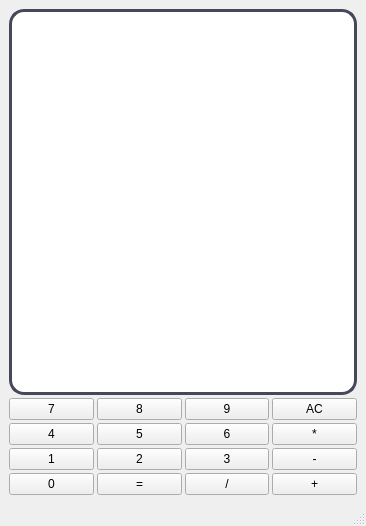
<?xml version="1.0" encoding="UTF-8"?>
<ui version="4.0">
 <class>MainWindow</class>
 <widget class="QMainWindow" name="MainWindow">
  <property name="geometry">
   <rect>
    <x>0</x>
    <y>0</y>
    <width>366</width>
    <height>526</height>
   </rect>
  </property>
  <property name="mouseTracking">
   <bool>false</bool>
  </property>
  <property name="windowTitle">
   <string>MainWindow</string>
  </property>
  <property name="styleSheet">
   <string notr="true">QMainWindow {
    background: qlineargradient(x1:0, y1:0, x2:1, y2:1,
        stop:0 #1e1e2e, stop:1 #313244);
}
QLineEdit {
    background: qlineargradient(x1:0, y1:0, x2:0, y2:1,
        stop:0 #89b4fa, stop:1 #74c7ec);
    border: 3px solid #45475a;
    border-radius: 15px;
 /*   font-size: 24px;*/
    font-weight: bold;
    color: #1e1e2e;
    padding: 12px;
    selection-background-color: #f9e2af;
}

/* Кнопки цифр (0-9, '.') */
QPushButton[role=&quot;digit&quot;] {
    background: qlineargradient(x1:0, y1:0, x2:1, y2:1,
        stop:0 #f2f2f2, stop:1 #e5e5e5);
    border: 2px solid #b4b4b4;
    border-radius: 5px;
   /* font-size: 20px;*/
    font-weight: bold;
    color: #1e1e2e;
    min-height: 60px;
    min-width: 60px;
}
QPushButton[role=&quot;digit&quot;]:hover {
    background: qlineargradient(x1:0, y1:0, x2:1, y2:1,
        stop:0 #e5e5e5, stop:1 #d4d4d4);
    border: 2px solid #89b4fa;
}
QPushButton[role=&quot;digit&quot;]:pressed {
    background: #c5c5c5;
}

/* Операции (+ - * /) */
QPushButton[role=&quot;operation&quot;] {
    background: qlineargradient(x1:0, y1:0, x2:0, y2:1,
        stop:0 #f9e2af, stop:1 #fab387);
    border: 2px solid #f4b8e4;
    border-radius: 5px;
  /*  font-size: 20px;*/
    font-weight: bold;
    color: #1e1e2e;
    min-height: 60px;
    min-width: 60px;
}
QPushButton[role=&quot;operation&quot;]:hover {
    background: qlineargradient(x1:0, y1:0, x2:0, y2:1,
        stop:0 #fab387, stop:1 #f9e2af);
}

/* Равно (=) */
QPushButton#equalsButton {
    background: qlineargradient(x1:0, y1:0, x2:1, y2:1,
        stop:0 #a6e3a1, stop:1 #94e2d5);
    border: 3px solid #73daca;
    border-radius: 5px;
  /*  font-size: 24px;*/
    font-weight: bold;
    color: #1e1e2e;
    min-height: 60px;
    min-width: 60px;
}
QPushButton#equalsButton:hover {
    background: qlineargradient(x1:0, y1:0, x2:1, y2:1,
        stop:0 #94e2d5, stop:1 #a6e3a1);
}

/* Сброс (C/CE) */
QPushButton#clearButton {
    background: qlineargradient(x1:0, y1:0, x2:1, y2:1,
        stop:0 #f38ba8, stop:1 #eba0ac);
    border: 2px solid #f5a97f;
    border-radius: 5px;
  /*  font-size: 18px;*/
    font-weight: bold;
    color: white;
    min-height: 60px;
}
QPushButton#clearButton:hover {
    background: #f28fad;
}
</string>
  </property>
  <property name="iconSize">
   <size>
    <width>32</width>
    <height>32</height>
   </size>
  </property>
  <widget class="QWidget" name="centralwidget">
   <layout class="QVBoxLayout" name="verticalLayout_2">
    <item>
     <layout class="QVBoxLayout" name="verticalLayout">
      <property name="spacing">
       <number>3</number>
      </property>
      <item>
       <widget class="QLineEdit" name="lineEdit">
        <property name="sizePolicy">
         <sizepolicy hsizetype="Expanding" vsizetype="Preferred">
          <horstretch>0</horstretch>
          <verstretch>0</verstretch>
         </sizepolicy>
        </property>
        <property name="minimumSize">
         <size>
          <width>0</width>
          <height>60</height>
         </size>
        </property>
        <property name="font">
         <font>
          <pointsize>18</pointsize>
          <weight>75</weight>
          <bold>true</bold>
         </font>
        </property>
        <property name="alignment">
         <set>Qt::AlignRight|Qt::AlignTrailing|Qt::AlignVCenter</set>
        </property>
       </widget>
      </item>
      <item>
       <layout class="QGridLayout" name="gridLayout">
        <property name="spacing">
         <number>3</number>
        </property>
        <item row="0" column="2">
         <widget class="QPushButton" name="pb9">
          <property name="minimumSize">
           <size>
            <width>0</width>
            <height>0</height>
           </size>
          </property>
          <property name="text">
           <string>9</string>
          </property>
         </widget>
        </item>
        <item row="2" column="1">
         <widget class="QPushButton" name="pb2">
          <property name="minimumSize">
           <size>
            <width>0</width>
            <height>0</height>
           </size>
          </property>
          <property name="text">
           <string>2</string>
          </property>
         </widget>
        </item>
        <item row="1" column="2">
         <widget class="QPushButton" name="pb6">
          <property name="minimumSize">
           <size>
            <width>0</width>
            <height>0</height>
           </size>
          </property>
          <property name="text">
           <string>6</string>
          </property>
         </widget>
        </item>
        <item row="0" column="0">
         <widget class="QPushButton" name="pb7">
          <property name="sizePolicy">
           <sizepolicy hsizetype="Minimum" vsizetype="Fixed">
            <horstretch>0</horstretch>
            <verstretch>0</verstretch>
           </sizepolicy>
          </property>
          <property name="minimumSize">
           <size>
            <width>0</width>
            <height>0</height>
           </size>
          </property>
          <property name="text">
           <string>7</string>
          </property>
          <property name="autoDefault">
           <bool>false</bool>
          </property>
          <property name="default">
           <bool>false</bool>
          </property>
          <property name="flat">
           <bool>false</bool>
          </property>
         </widget>
        </item>
        <item row="1" column="0">
         <widget class="QPushButton" name="pb4">
          <property name="minimumSize">
           <size>
            <width>0</width>
            <height>0</height>
           </size>
          </property>
          <property name="text">
           <string>4</string>
          </property>
         </widget>
        </item>
        <item row="3" column="3">
         <widget class="QPushButton" name="pb_summ">
          <property name="minimumSize">
           <size>
            <width>0</width>
            <height>0</height>
           </size>
          </property>
          <property name="text">
           <string>+</string>
          </property>
         </widget>
        </item>
        <item row="2" column="0">
         <widget class="QPushButton" name="pb1">
          <property name="minimumSize">
           <size>
            <width>0</width>
            <height>0</height>
           </size>
          </property>
          <property name="text">
           <string>1</string>
          </property>
         </widget>
        </item>
        <item row="0" column="1">
         <widget class="QPushButton" name="pb8">
          <property name="minimumSize">
           <size>
            <width>0</width>
            <height>0</height>
           </size>
          </property>
          <property name="baseSize">
           <size>
            <width>0</width>
            <height>0</height>
           </size>
          </property>
          <property name="text">
           <string>8</string>
          </property>
          <property name="iconSize">
           <size>
            <width>16</width>
            <height>16</height>
           </size>
          </property>
         </widget>
        </item>
        <item row="1" column="1">
         <widget class="QPushButton" name="pb5">
          <property name="minimumSize">
           <size>
            <width>0</width>
            <height>0</height>
           </size>
          </property>
          <property name="text">
           <string>5</string>
          </property>
         </widget>
        </item>
        <item row="3" column="0">
         <widget class="QPushButton" name="pb0">
          <property name="minimumSize">
           <size>
            <width>0</width>
            <height>0</height>
           </size>
          </property>
          <property name="text">
           <string>0</string>
          </property>
         </widget>
        </item>
        <item row="2" column="2">
         <widget class="QPushButton" name="pb3">
          <property name="minimumSize">
           <size>
            <width>0</width>
            <height>0</height>
           </size>
          </property>
          <property name="text">
           <string>3</string>
          </property>
         </widget>
        </item>
        <item row="2" column="3">
         <widget class="QPushButton" name="pb_substract">
          <property name="minimumSize">
           <size>
            <width>0</width>
            <height>0</height>
           </size>
          </property>
          <property name="text">
           <string>-</string>
          </property>
         </widget>
        </item>
        <item row="3" column="1">
         <widget class="QPushButton" name="pb_result">
          <property name="minimumSize">
           <size>
            <width>0</width>
            <height>0</height>
           </size>
          </property>
          <property name="text">
           <string>=</string>
          </property>
         </widget>
        </item>
        <item row="3" column="2">
         <widget class="QPushButton" name="pb_split">
          <property name="minimumSize">
           <size>
            <width>0</width>
            <height>0</height>
           </size>
          </property>
          <property name="text">
           <string>/</string>
          </property>
         </widget>
        </item>
        <item row="1" column="3">
         <widget class="QPushButton" name="pb_malti">
          <property name="minimumSize">
           <size>
            <width>0</width>
            <height>0</height>
           </size>
          </property>
          <property name="text">
           <string>*</string>
          </property>
         </widget>
        </item>
        <item row="0" column="3">
         <widget class="QPushButton" name="pbAC">
          <property name="minimumSize">
           <size>
            <width>0</width>
            <height>0</height>
           </size>
          </property>
          <property name="text">
           <string>AC</string>
          </property>
         </widget>
        </item>
       </layout>
      </item>
     </layout>
    </item>
   </layout>
  </widget>
  <widget class="QMenuBar" name="menubar">
   <property name="geometry">
    <rect>
     <x>0</x>
     <y>0</y>
     <width>366</width>
     <height>21</height>
    </rect>
   </property>
  </widget>
  <widget class="QStatusBar" name="statusbar"/>
 </widget>
 <resources/>
 <connections/>
</ui>
